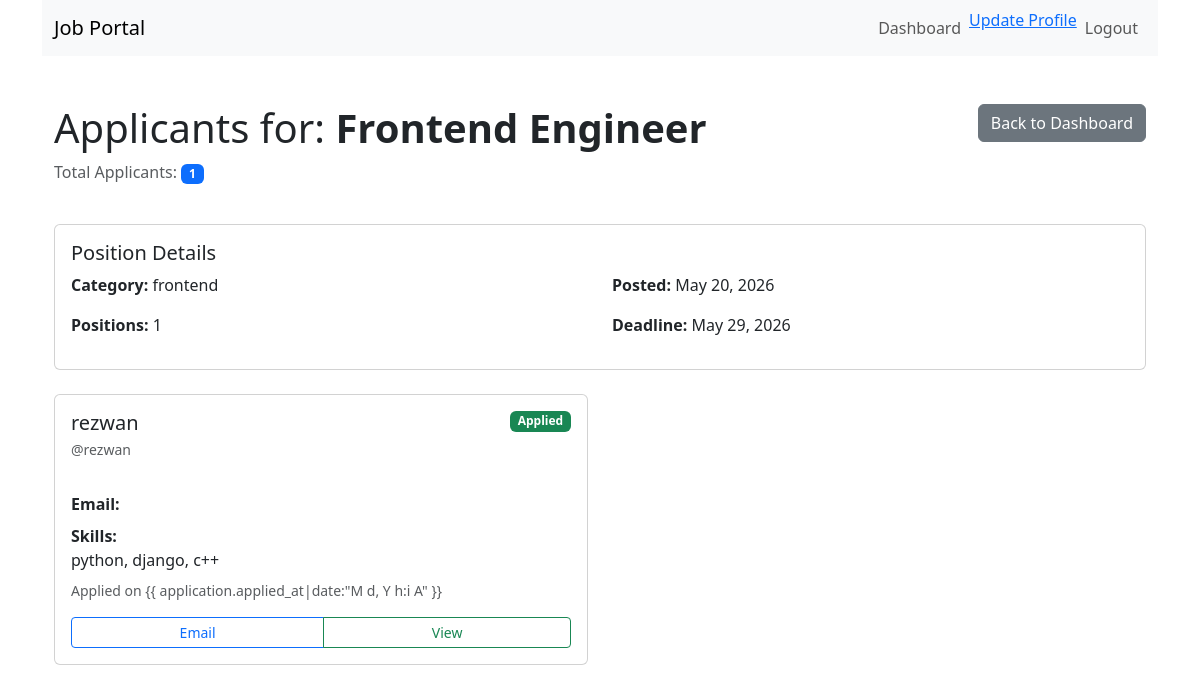
The app's page /applicants/2/ (signed in) with its own data.
### job_portal_app/models.py (models this page shows, shortened)
class JobPostModel(models.Model):
  title = models.CharField(max_length=255)
  description = models.TextField()
  category = models.ForeignKey(JobCategoryModel, on_delete=models.CASCADE, related_name='job_posts')
  created_at = models.DateTimeField(auto_now_add=True)
  number_of_positions = models.IntegerField(default=1)
  deadline = models.DateField()
  created_by = models.ForeignKey(RecruiterProfileModel, on_delete=models.CASCADE, related_name='posted_jobs')
  skill_set = models.TextField(blank=True, null=True)

class JobCategoryModel(models.Model):
  name = models.CharField(max_length=255)

class JobApplicationModel(models.Model):
  job_post = models.ForeignKey(JobPostModel, on_delete=models.CASCADE, related_name='applications')
  applicant = models.ForeignKey(JobSeekerProfileModel, on_delete=models.CASCADE, related_name='applicant')
  applied_at = models.DateTimeField(auto_now_add=True)

class JobSeekerProfileModel(models.Model):
  user = models.OneToOneField(User, on_delete=models.CASCADE, related_name='job_seeker_profile')
  skill_set = models.TextField(blank=True, null=True)

class User(AbstractUser):
  USER_TYPE_CHOICES = (
    ('recruiter', 'Recruiter'),
    ('job_seeker', 'Job Seeker'),
  )
  display_name = models.CharField(max_length=100, blank=True, null=True)
  user_type = models.CharField(max_length=20, choices=USER_TYPE_CHOICES, default='job_seeker')

### job_portal_app/views.py (the view)
# urls.py: path('applicants/<int:job_post_id>/', applicant_list, name='applicant_list_page'),
@login_required
def applicant_list(req, job_post_id):
  if req.user.user_type != 'recruiter':
    logout(req)
    return redirect('login_page')
  if not hasattr(req.user, 'recruiter_profile'):
    return redirect('create_profile_page')
  try:
    job_post = JobPostModel.objects.get(id=job_post_id)
    if job_post.created_by != req.user.recruiter_profile:
      return redirect('dashboard_page')
    applicants = JobApplicationModel.objects.filter(job_post=job_post)
    context = {
      'job_post': job_post,
      'applicants': applicants,
      'total_applicants': applicants.count()
    }
    return render(req, 'applicant_list.html', context)
  except JobPostModel.DoesNotExist:
    return redirect('dashboard_page')

### job_portal_app/templates/applicant_list.html (shortened to what this page needs)
{% extends 'master/base.html' %} {% block content %}
<div class="container mt-5 mb-5">
  <div class="row mb-4">
    <div class="col-md-8">
      <h1>Applicants for: <strong>{{ job_post.title }}</strong></h1>
      <p class="text-muted">
        Total Applicants:
        <span class="badge bg-primary">{{ total_applicants }}</span>
      </p>
    </div>
    <div class="col-md-4 text-end">
      <a href="{% url 'dashboard_page' %}" class="btn btn-secondary">
         Back to Dashboard
      </a>
    </div>
  </div>
  <div class="card mb-4">
    <div class="card-body">
      <h5 class="card-title">Position Details</h5>
      <div class="row">
        <div class="col-md-6">
          <p><strong>Category:</strong> {{ job_post.category.name }}</p>
          <p><strong>Positions:</strong> {{ job_post.number_of_positions }}</p>
        </div>
        <div class="col-md-6">
          <p>
            <strong>Posted:</strong> {{ job_post.created_at|date:"M d, Y" }}
          </p>
          <p>
            <strong>Deadline:</strong> {{ job_post.deadline|date:"M d, Y" }}
          </p>
        </div>
      </div>
    </div>
  </div>
  {% if applicants %}
  <div class="row">
    {% for application in applicants %}
    <div class="col-md-6 mb-4">
      <div class="card h-100">
        <div class="card-body">
          <div class="d-flex justify-content-between align-items-start mb-3">
            <div>
              <h5 class="card-title mb-1">
                {{application.applicant.user.get_full_name|default:application.applicant.user.username}}
              </h5>
              <p class="text-muted small">
                @{{ application.applicant.user.username }}
              </p>
            </div>
            <span class="badge bg-success">Applied</span>
          </div>
          <p class="mb-2">
            <strong> Email:</strong>
            <br />
          </p>
          {% if application.applicant.skill_set %}
          <p class="mb-2">
            <strong> Skills:</strong>
            <br />
            <span style="white-space: pre-wrap"
              >{{ application.applicant.skill_set }}</span
            >
          </p>
          {% endif %}
          <p class="mb-3 text-muted small">
             Applied on {{
            application.applied_at|date:"M d, Y h:i A" }}
          </p>
          <div class="btn-group w-100" role="group">
            <a
              href="mailto:{{ application.applicant.user.email }}"
              class="btn btn-sm btn-outline-primary"
            >
               Email
            </a>
            <button
              type="button"
              class="btn btn-sm btn-outline-success"
              data-bs-toggle="modal"
              data-bs-target="#viewModal{{ application.id }}"
            >
               View
            </button>
          </div>
        </div>
      </div>
    </div>
    {% endfor %}
  </div>
  {% else %}
  <div class="alert alert-info text-center py-5">
    <h5>No Applicants Yet</h5>
    <p class="text-muted">There are no applications for this position yet.</p>
  </div>
  {% endif %}
</div>
{% endblock %}

### job_portal_app/templates/master/base.html (shortened to what this page needs)
<!doctype html>
<html lang="en">
  <head>
    <link href="https://cdn.jsdelivr.net/npm/bootstrap@5.3.8/dist/css/bootstrap.min.css" rel="stylesheet">
  </head>
  <body>
    <div class="container">
      {% include 'master/nav.html' %}
      {% block content %}
      {% endblock content %}
    </div>
  </body>
</html>

### job_portal_app/templates/master/nav.html (shortened to what this page needs)
<nav class="navbar navbar-expand-lg bg-body-tertiary">
  <div class="container-fluid">
    <a class="navbar-brand" href="{% url 'dashboard_page' %}">Job Portal</a>
    <div class="collapse navbar-collapse" id="navbarNav">
      <ul class="navbar-nav ms-auto">
        {% if user.is_authenticated %}
        <li class="nav-item">
          <a class="nav-link" href="{% url 'dashboard_page' %}">Dashboard</a>
        </li>
        {% if request.user.recruiter_profile%}
        <li class="nav-item">
          <a href="{% url 'update_profile_page' %}">Update Profile</a>
        </li>
        {% endif %}
        <li class="nav-item">
          <a class="nav-link" href="{% url 'logout_page' %}">Logout</a>
        </li>
        {% endif %}
      </ul>
    </div>
  </div>
</nav>

### records on screen
JobPostModel: title "Frontend Engineer", category.name "frontend", number_of_positions "1", created_at "May 20, 2026", deadline "May 29, 2026"
JobApplicationModel: applicant.user.get_full_name "rezwan", applicant.user.username "rezwan", applicant.skill_set "python, django, c++"

### other values on screen
{{ total_applicants }} "1"
